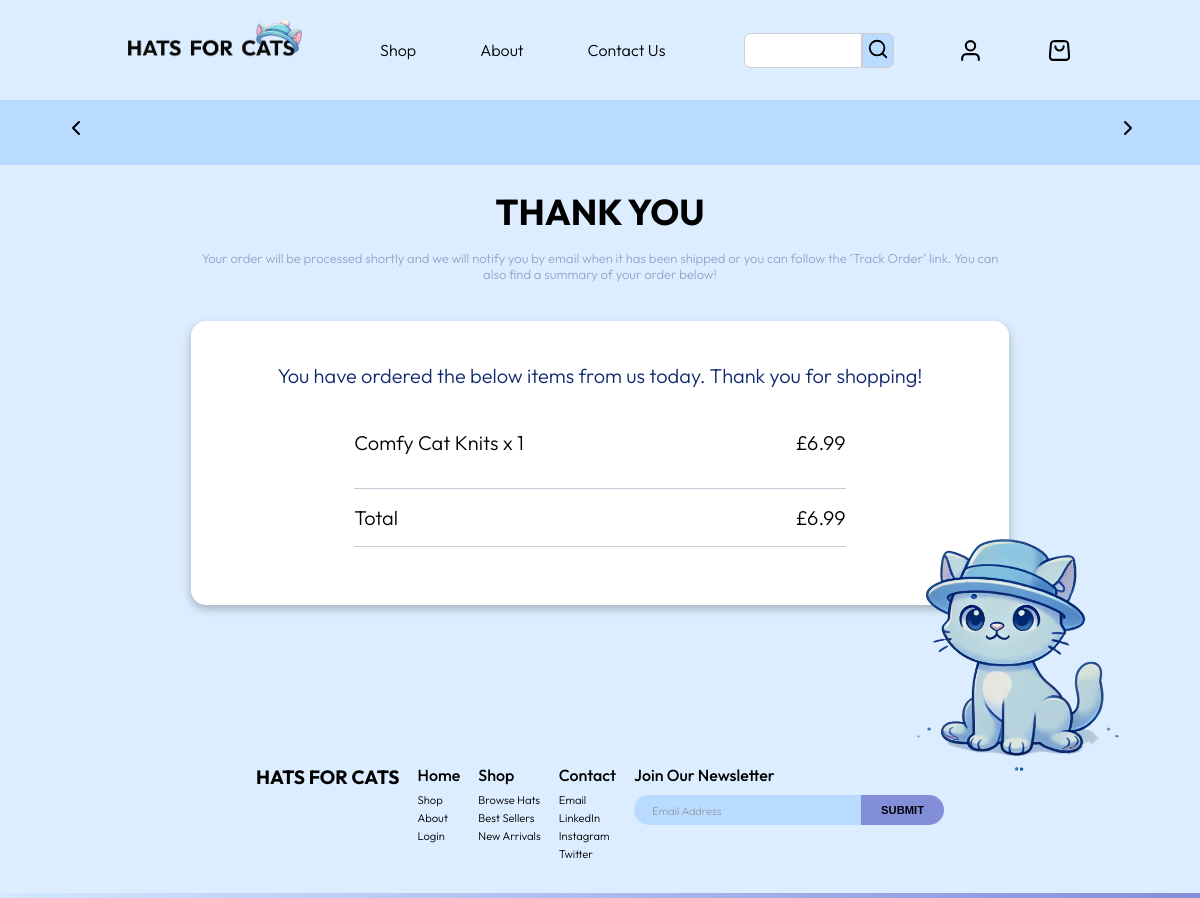
Screenshot of /order-summary/3/ (signed in) with the database file from the repository.
### ecommerceapp/models.py (models this page shows, shortened)
class OrderItem(models.Model):
    orderID = models.ForeignKey(Order, on_delete=models.CASCADE, related_name='orderitem')
    variantID = models.ForeignKey(ProductVariant, on_delete=models.CASCADE, related_name='orderitem')
    quantity = models.PositiveIntegerField()
    priceAtPurchase = models.DecimalField(decimal_places=2, max_digits=10, validators=[MinValueValidator(0)])

class ProductVariant (models.Model):
    productID = models.ForeignKey(Product, on_delete=models.CASCADE, related_name = 'productvariant')
    size = models.CharField(max_length=50)
    colour = models.CharField(max_length=50) # Each product variant can only be a single colour and size. i.e. Blue S, Blue M, Blue L, Red S, Red M, Red L
    price = models.FloatField()
    stocklevel = models.PositiveIntegerField()

class Product (models.Model):
    name = models.CharField(max_length=50)
    description = models.TextField()

class Order(models.Model):
    STATUS = {
        ('pending', 'Order Pending'),
        ('route', 'On Route'),
        ('delivered', 'Delivered'),
        ('refunded', 'Refunded')
    }
    PAYMENT = {
        ('credit', 'Credit card'),
        ('debit', 'Debit card'),
        ('paypal', 'Paypal')
    }
    userID = models.ForeignKey(User, on_delete=models.CASCADE, related_name='order')
    orderDate = models.DateField(auto_now_add=True)
    status = models.CharField(max_length=50, choices=STATUS, default="pending")
    totalAmount = models.DecimalField(decimal_places=2, max_digits=10, validators=[MinValueValidator(0)])
    paymentMethod = models.CharField(max_length=50, choices=PAYMENT, default="credit")
    trackingInfo = models.CharField(max_length=200)

### ecommerceapp/views.py (the view)
# urls.py: path('order-summary/<int:order_id>/', OrderSummaryView.as_view(), name='order-summary'),
class OrderSummaryView(GroupRequiredMixin, TemplateView):
	template_name = "purchaseconfirmation.html"
	group_required = 'Customer'
	def get_context_data(self, **kwargs):
		context = super().get_context_data(**kwargs)
		order = get_object_or_404(Order, id=self.kwargs['order_id'], userID=self.request.user)
		context['order'] = order
		context['order_items'] = order.orderitem.all()
		return context

### ecommerceapp/mixins.py (called while the page is built)
    def dispatch(self, request, *args, **kwargs):
        if not request.user.is_authenticated:
            login_url = f"{reverse('login')}?next={request.path}" # send to login page and then send them back after
            return HttpResponseRedirect(login_url)
        if self.group_required and not request.user.groups.filter(name=self.group_required).exists():
            return redirect('unauthorized')
        return super().dispatch(request, *args, **kwargs)

### templates/purchaseconfirmation.html (shortened to what this page needs)
{% extends 'base.html' %}
{% load static %}
{% block content %}
<link href="{% static  'css/purchaseconfirmation.css' %}" rel="stylesheet" />
<main>
    <section class="confirmation">
          <h1>THANK YOU</h1>
          <h2>Your order will be processed shortly and we will notify you by email when it has been  shipped or you can follow the ‘Track Order’ link. You can also find a summary of your order below!</h2>
          <div class="confirmation-container">
            <div class="confirmation-info">
                <div class="confirmation-text">
                    You have ordered the below items from us today. Thank you for shopping!
                </div>
                <div class="confirmation-items">
                    {% for item in order_items %}
                    <div class="summary-items">
                        <div class="summary-text">{{ item.variantID.productID.name }} x {{ item.quantity }}</div>
                        <div class="summary-text">£{{ item.priceAtPurchase }}</div>
                    </div>
                    {% endfor %}
                    <div class="summary-items">
                        <div class="summary-items-total">
                            <div class="summary-text-total">Total</div>
                            <div class="summary-text-total">£{{ order.totalAmount }}</div>
                        </div>
                    </div>
                </div>
                <div class="confirmation-image">
                    <img src="{% static 'media/home-page/cat-image-1.png' %}" alt="Cat with a hat" >
                </div>
            </div>
          </div>
    </section>
</main>
{% endblock %}

### static/css/footer.css (style rules this page uses)
body { font-family: "Outfit", sans-serif; font-weight: 500; background-color: #DCEDFF; color:black; }

### static/css/header.css (style rules this page uses)
* { margin: 0; padding: 0; box-sizing: border-box; }
body { font-family: "Outfit", sans-serif; font-weight: 500; background-color: #DCEDFF; }
main { text-align: center; }

### static/css/base.css (style rules this page uses)
html, body { height: 100%; }
main { flex: 1; }

### static/css/purchaseconfirmation.css (style rules this page uses)
body { font-family: "Outfit", sans-serif; margin: 0; padding: 0; background-color: #dcedff; color: #000000; }
main { display: flex; justify-content: center; min-height: auto; text-align: center; margin: 0 auto; }
.confirmation { font-family: "Outfit", sans-serif; text-align: center; padding: 24px 20px; padding-bottom: 128px; width: 80%; }
.confirmation h1 { font-size: 36px; padding-bottom: 16px; }
.confirmation h2 { font-size: 13px; font-weight: 300; margin-bottom: 39px; color: hsla(224, 76%, 25%, 0.36); }
.confirmation-container { display: flex; flex-direction: row; align-items: center; justify-content: center; max-width: 1000px; height: auto; border-radius: 15px; box-shadow: 0px 4px 10px rgba(0, 0, 0, 0.25); background-color: #ffffff; justify-content: flex-start; }
.confirmation-info { display: flex; flex-direction: column; flex-grow: 1; flex-basis: 0; height: 100%; align-self: flex-start; position: relative; overflow: visible; }
.confirmation-text { display: flex; flex-direction: column; font-size: 20px; color: #0F2970; padding: 42px 0; font-weight: 300; }
.confirmation-items { display: flex; flex-direction: column; gap: 15px; }
.summary-items { display: flex; align-items: center; justify-content: space-between; width: 100%; margin-bottom: 10px; padding: 0 20%; }
.summary-text { font-size: 20px; font-weight: 300; }
.summary-items-total { display: flex; align-items: center; justify-content: space-between; margin-top: 8px; margin-bottom: 48px; width: 100%; border: none; border-top: 1px solid rgba(10, 42, 111, 0.24); border-bottom: 1px solid rgba(10, 42, 111, 0.24); padding: 16px 0; }
.summary-text-total { font-size: 20px; font-weight: 300; }
.confirmation-image img { object-fit: contain; height: 100%; width: auto; display: block; }
.confirmation-image { display: flex; justify-content: center; align-items: center; height: 240px; position: absolute; left: 700px; top: 210px; }

### rows the page displays
OrderItem: variantID.productID.name "Comfy Cat Knits", quantity "1", priceAtPurchase "6.99"
Order: totalAmount "6.99"
